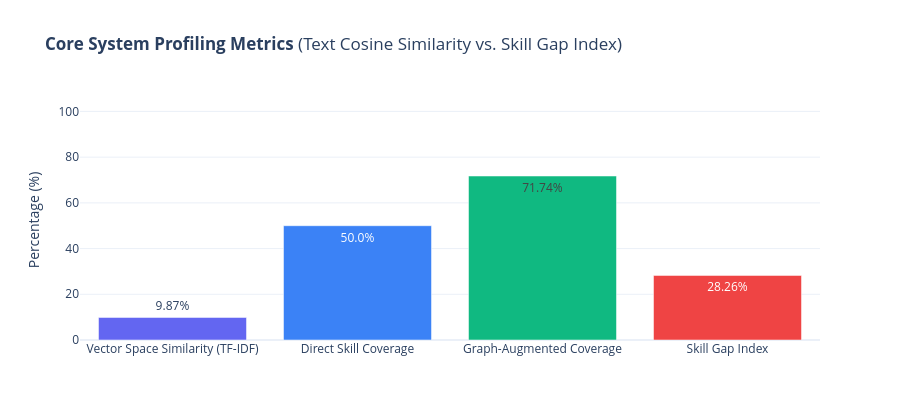
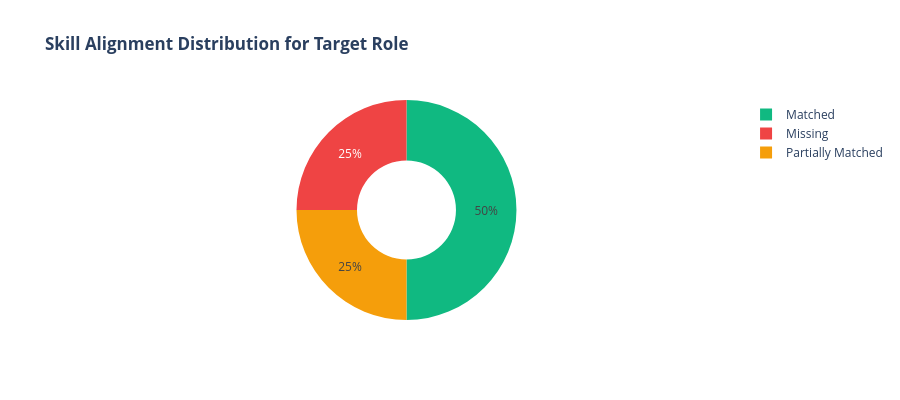
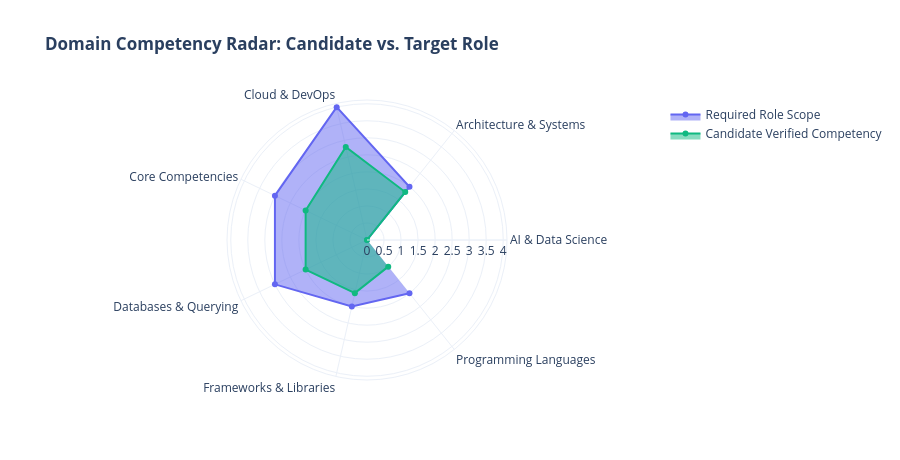

The notebook cell saved with these charts, in order:
### Code cell
# Member 5 Interactive Dashboard Visualizations
gap_met = run_output['gap_metrics']
vec_met = run_output['vector_metrics']
profile = run_output['profile']

# Chart 1: Key Metrics Comparison
fig_metrics = go.Figure()
fig_metrics.add_trace(go.Bar(
    x=['Vector Space Similarity (TF-IDF)', 'Direct Skill Coverage', 'Graph-Augmented Coverage', 'Skill Gap Index'],
    y=[vec_met['match_percentage'], gap_met['direct_coverage_pct'], gap_met['graph_adjusted_coverage_pct'], gap_met['gap_index_pct']],
    marker_color=['#6366f1', '#3b82f6', '#10b981', '#ef4444'],
    text=[f"{vec_met['match_percentage']}%", f"{gap_met['direct_coverage_pct']}%", f"{gap_met['graph_adjusted_coverage_pct']}%", f"{gap_met['gap_index_pct']}%"],
    textposition='auto'
))
fig_metrics.update_layout(
    title='<b>Core System Profiling Metrics</b> (Text Cosine Similarity vs. Skill Gap Index)',
    yaxis=dict(title='Percentage (%)', range=[0, 105]),
    template='plotly_white',
    height=420
)
fig_metrics.show()

# Chart 2: Skill Triage Status Counts
status_counts = gap_met['triage_table']['Status'].value_counts().reset_index()
status_counts.columns = ['Status', 'Count']
fig_status = px.pie(
    status_counts,
    names='Status',
    values='Count',
    color='Status',
    color_discrete_map={'Matched': '#10b981', 'Partially Matched': '#f59e0b', 'Missing': '#ef4444'},
    hole=0.45,
    title='<b>Skill Alignment Distribution for Target Role</b>'
)
fig_status.update_layout(height=400, template='plotly_white')
fig_status.show()

# Chart 3: Category Competency Radar
categories = list(CANONICAL_SKILL_TAXONOMY.values())
unique_cats = sorted(list(set(c['category'] for c in categories)))

req_cat_counts = {c: 0 for c in unique_cats}
matched_cat_counts = {c: 0 for c in unique_cats}

for skill in profile['required_skills']:
    cat = CANONICAL_SKILL_TAXONOMY.get(skill, {}).get('category', 'Core Competencies')
    req_cat_counts[cat] += 1
    if skill in gap_met['matched']:
        matched_cat_counts[cat] += 1
    elif skill in gap_met['related']:
        matched_cat_counts[cat] += 0.8

fig_radar = go.Figure()
fig_radar.add_trace(go.Scatterpolar(
    r=[req_cat_counts[c] for c in unique_cats],
    theta=unique_cats,
    fill='toself',
    name='Required Role Scope',
    line_color='#6366f1'
))
fig_radar.add_trace(go.Scatterpolar(
    r=[matched_cat_counts[c] for c in unique_cats],
    theta=unique_cats,
    fill='toself',
    name='Candidate Verified Competency',
    line_color='#10b981'
))
fig_radar.update_layout(
    polar=dict(radialaxis=dict(visible=True)),
    title='<b>Domain Competency Radar: Candidate vs. Target Role</b>',
    template='plotly_white',
    height=460
)
fig_radar.show()

### Figure 1 — Plotly figure (JSON) as saved in the notebook; plotly's stock layout.template omitted (floating-point values rounded to 4 significant figures)
{"data": [{"marker": {"color": ["#6366f1", "#3b82f6", "#10b981", "#ef4444"]}, "text": ["9.87%", "50.0%", "71.74%", "28.26%"], "textposition": "auto", "type": "bar", "x": ["Vector Space Similarity (TF-IDF)", "Direct Skill Coverage", "Graph-Augmented Coverage", "Skill Gap Index"], "y": [9.87, 50.0, 71.74, 28.26]}], "layout": {"height": 420, "title": {"text": "<b>Core System Profiling Metrics</b> (Text Cosine Similarity vs. Skill Gap Index)"}, "yaxis": {"range": [0, 105], "title": {"text": "Percentage (%)"}}}}

### Figure 2 — Plotly figure (JSON) as saved in the notebook; plotly's stock layout.template omitted (floating-point values rounded to 4 significant figures)
{"data": [{"customdata": [["Matched"], ["Missing"], ["Partially Matched"]], "domain": {"x": [0.0, 1.0], "y": [0.0, 1.0]}, "hole": 0.45, "hovertemplate": "Status=%{customdata[0]}<br>Count=%{value}<extra></extra>", "labels": ["Matched", "Missing", "Partially Matched"], "legendgroup": "", "marker": {"colors": ["#10b981", "#ef4444", "#f59e0b"]}, "name": "", "showlegend": true, "type": "pie", "values": [8, 4, 4]}], "layout": {"height": 400, "legend": {"tracegroupgap": 0}, "title": {"text": "<b>Skill Alignment Distribution for Target Role</b>"}}}

### Figure 3 — Plotly figure (JSON) as saved in the notebook; plotly's stock layout.template omitted (floating-point values rounded to 4 significant figures)
{"data": [{"fill": "toself", "line": {"color": "#6366f1"}, "name": "Required Role Scope", "r": [0, 2, 4, 3, 3, 2, 2], "theta": ["AI & Data Science", "Architecture & Systems", "Cloud & DevOps", "Core Competencies", "Databases & Querying", "Frameworks & Libraries", "Programming Languages"], "type": "scatterpolar"}, {"fill": "toself", "line": {"color": "#10b981"}, "name": "Candidate Verified Competency", "r": [0, 1.8, 2.8, 2, 2, 1.6, 1], "theta": ["AI & Data Science", "Architecture & Systems", "Cloud & DevOps", "Core Competencies", "Databases & Querying", "Frameworks & Libraries", "Programming Languages"], "type": "scatterpolar"}], "layout": {"height": 460, "polar": {"radialaxis": {"visible": true}}, "title": {"text": "<b>Domain Competency Radar: Candidate vs. Target Role</b>"}}}
